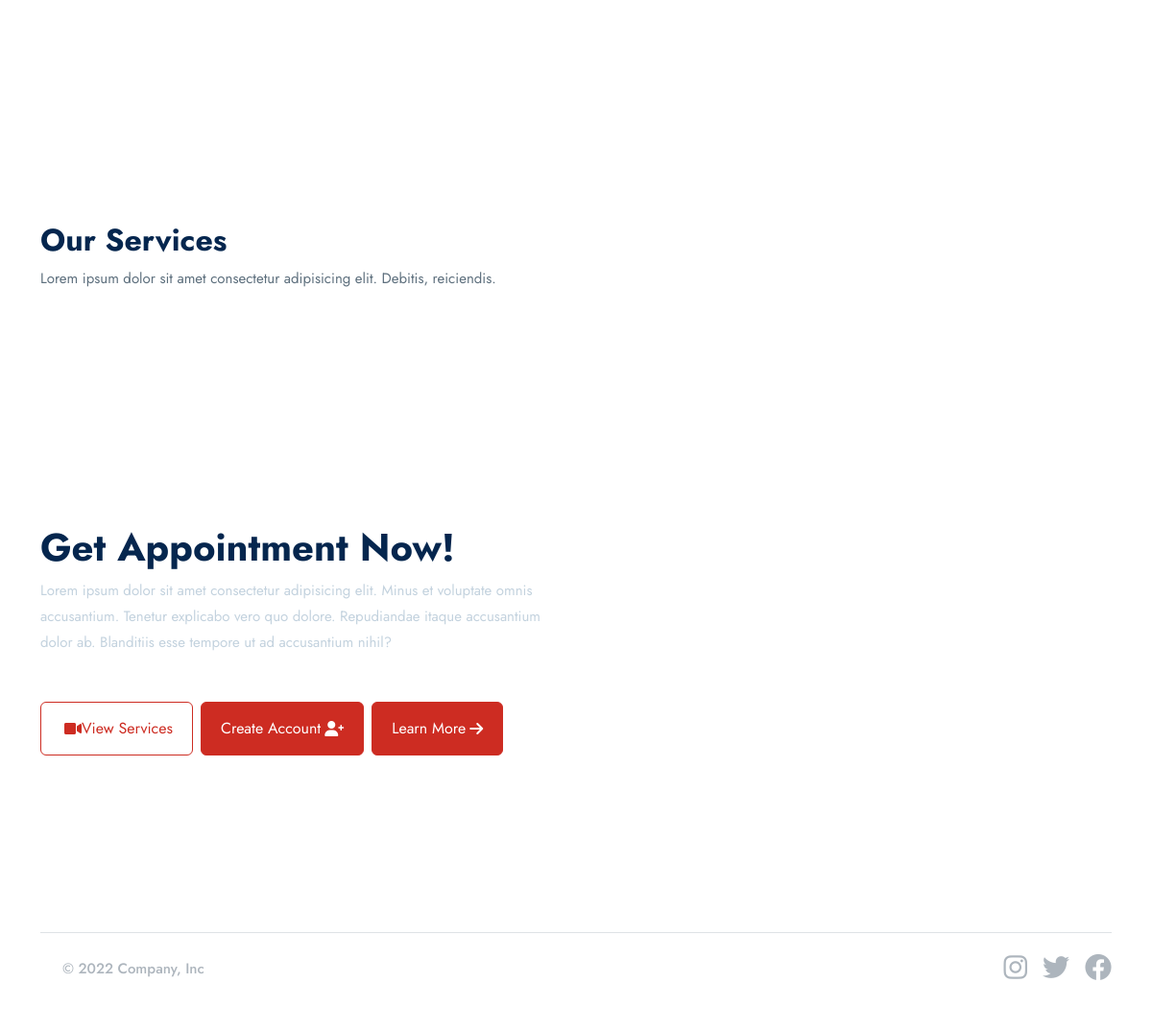
The app's page / (lower part), older data.
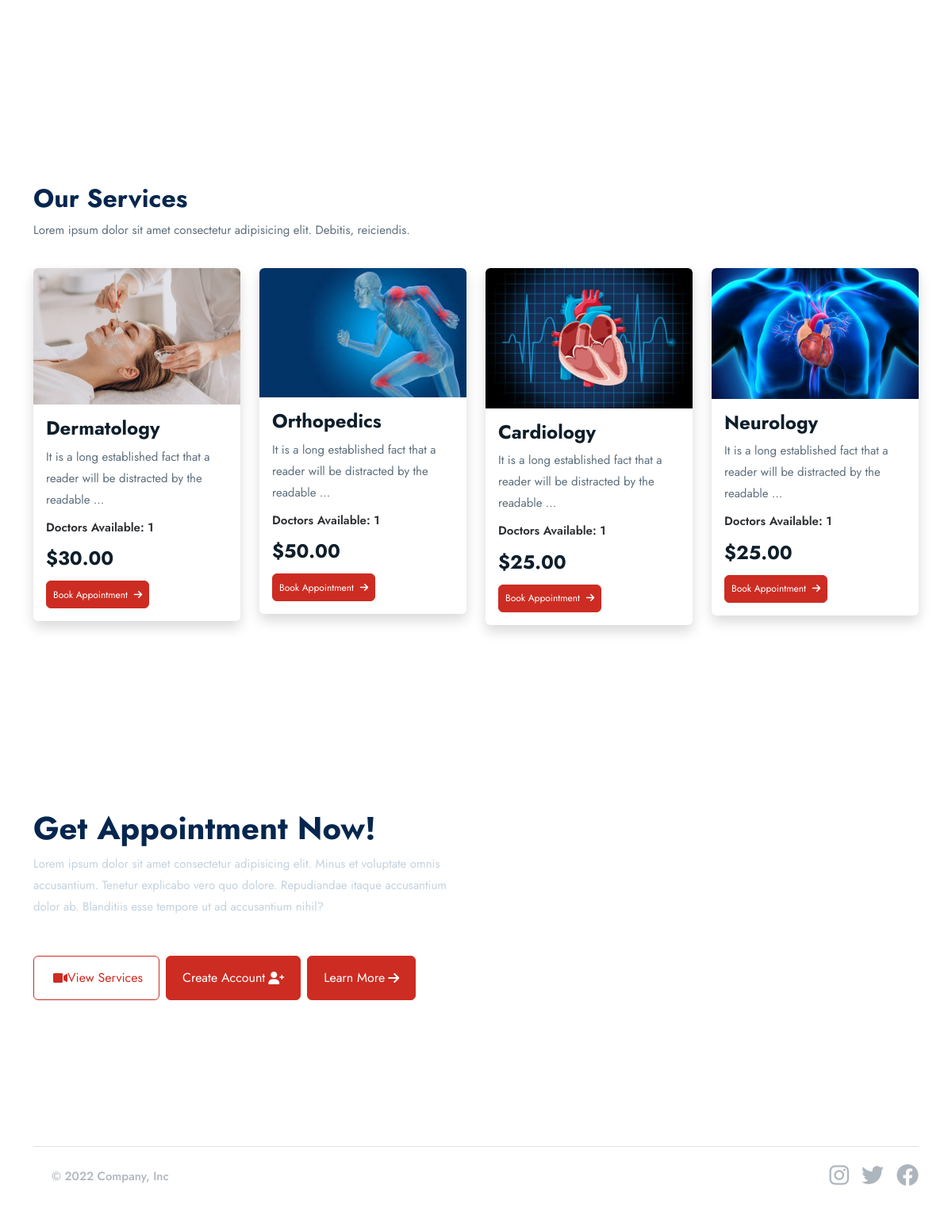
The same page, newer data.
### base/models.py (models this page shows, shortened)
class Service(models.Model):
    name = models.CharField(max_length=100)
    description = models.TextField()
    cost = models.DecimalField(
        max_digits=10, decimal_places=2, validators=[MinValueValidator(0.0)]
    )
    thumbnail = models.ImageField(upload_to="images")
    doctors_available = models.ManyToManyField(Doctor)
    created_at = models.DateTimeField(auto_now_add=True)
    updated_at = models.DateTimeField(auto_now=True)
    class Meta:
        ordering = ["-created_at"]
        verbose_name_plural = "Services"
        verbose_name = "Service"

### base/views.py (the view)
# urls.py: path("", views.HomeView.as_view(), name="home"),
class HomeView(ListView):
    model = Service
    template_name = "base/home.html"
    context_object_name = "services"

### templates/base/home.html (shortened to what this page needs)
{% extends "base.html" %}
{% block body %}
<section class="container">
</section>
<section class="container mt-5">
    <div class="py-4">
        <h2 class="">Our Services</h2>
        <p>Lorem ipsum dolor sit amet consectetur adipisicing elit. Debitis, reiciendis.</p>
    </div>
    <div class="row">
        {% for service in services %}
            {% include "base/includes/service_card.html" %}
        {% endfor %}
    </div>
</section>
<section class="container mt-5">
    <div class="row d-flex align-items-center">
        <div class="col-lg-6">
            <h1 class="fw-bold">Get Appointment Now!</h1>
            <p class="text-secondary">Lorem ipsum dolor sit amet consectetur adipisicing elit. Minus et voluptate omnis accusantium. Tenetur explicabo vero quo dolore. Repudiandae itaque accusantium dolor ab. Blanditiis esse tempore ut ad accusantium nihil?</p>
            <div class="d-flex align-items-center gap-2 mt-5">
                <button class="btn btn-outline-primary"><i class="fas fa-video ms-1"></i> View Services</button>
                <button class="btn btn-primary">Create Account <i class="fas fa-user-plus ms-1"></i></button>
                <button class="btn btn-primary">Learn More <i class="fas fa-arrow-right ms-1"></i></button>
            </div>
        </div>
        <div class="col-lg-6">
        </div>
    </div>
</section>
{% endblock body %}

### templates/base.html (shortened to what this page needs)
{% load static %}
<!DOCTYPE html>
<html lang="en">
    <head>
        <link rel="stylesheet" href="https://cdn.jsdelivr.net/npm/bootstrap-icons@1.11.3/font/bootstrap-icons.min.css" />
        <link href="https://cdn.jsdelivr.net/npm/bootstrap@5.3.3/dist/css/bootstrap.min.css" rel="stylesheet" />
        <link href="https://cdnjs.cloudflare.com/ajax/libs/font-awesome/6.0.0/css/all.min.css" rel="stylesheet" />
        <link rel="stylesheet" href="https://cdn.jsdelivr.net/npm/bootstrap-icons@1.11.3/font/bootstrap-icons.min.css" />
        <link rel="stylesheet" href={% static 'assets/css/style.css' %} />
    </head>
    <body>
        {% block body %}
        {% endblock body %}
        <section class="container">
            <footer class="d-flex flex-wrap justify-content-between align-items-center py-3 my-4 border-top">
                <div class="col-md-4 d-flex align-items-center">
                    <a href="/" class="mb-3 me-2 mb-md-0 text-muted text-decoration-none lh-1">
                        <svg class="bi" width="30" height="24"><use xlink:href="#bootstrap" /></svg>
                    </a>
                    <span class="mb-3 mb-md-0 text-muted">&copy; 2022 Company, Inc</span>
                </div>
                <ul class="nav col-md-4 justify-content-end list-unstyled d-flex">
                    <li class="ms-3 fs-3">
                        <a class="text-muted" href="#"><i class="fab fa-instagram"></i></a>
                    </li>
                    <li class="ms-3 fs-3">
                        <a class="text-muted" href="#"><i class="fab fa-twitter"></i></a>
                    </li>
                    <li class="ms-3 fs-3">
                        <a class="text-muted" href="#"><i class="fab fa-facebook"></i></a>
                    </li>
                </ul>
            </footer>
        </section>
    </body>
</html>

### templates/base/includes/service_card.html
<div class="col-lg-3">
    <div class="card mb-4 shadow">
        <a href={% url "service_details" pk=service.id %}>
            <img src="{{service.thumbnail.url}}" alt="course" class="card-img-top" />
        </a>
        <div class="card-body">
            <h4 class="mb-2 text-truncate-line-2"><a href={% url "service_details" pk=service.id %} class="text-inherit text-dark text-decoration-none">{{service.name|capfirst}}</a></h4>
            <p>{{service.description|truncatewords:'15'}}</p>
            <div class="mt-2">
                <span class="fw-semibold">Doctors Available: {{service.doctors_available.count|default:"0"}}</span>
                <div class="lh-1 mt-3">
                    <span class="text-dark fw-bold fs-4">${{service.cost}}</span>
                </div>
                <a href={% url "service_details" pk=service.id %} class="btn btn-sm btn-primary mt-3">Book Appointment <i class="fas fa-arrow-right ms-2"></i></a>
            </div>
        </div>
    </div>
</div>

Row changes from the older to the newer data that the page shows:
added Service: thumbnail (picture), name "Dermatology", description "It is a long established fact that a reader will be distracted by the readable …", doctors_available.count "1", cost "30.00"
added Service: thumbnail (picture), name "Orthopedics", description "It is a long established fact that a reader will be distracted by the readable …", doctors_available.count "1", cost "50.00"
added Service: thumbnail (picture), name "Cardiology", description "It is a long established fact that a reader will be distracted by the readable …", doctors_available.count "1", cost "25.00"
added Service: thumbnail (picture), name "Neurology", description "It is a long established fact that a reader will be distracted by the readable …", doctors_available.count "1", cost "25.00"
